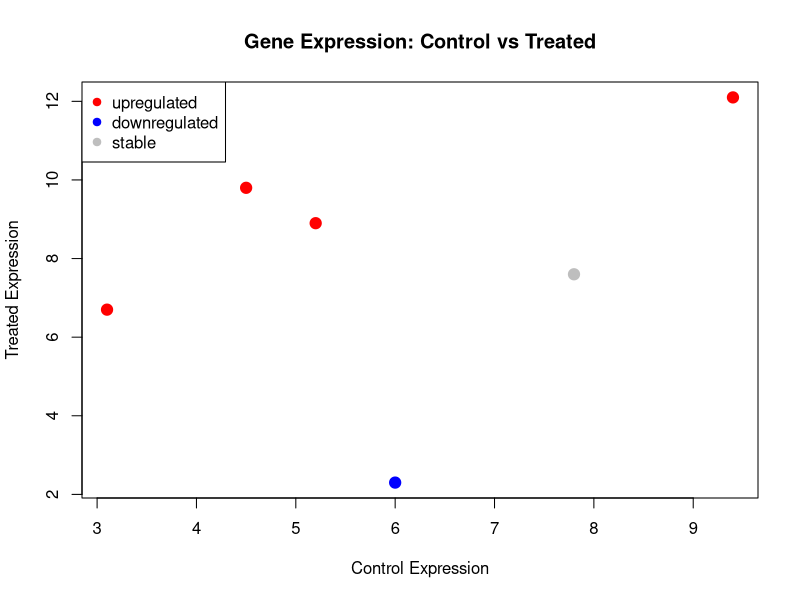

Generate this figure with R:
gene_names <- c("BRCA1", "TP53", "EGFR", "MYC", "PTEN", "KRAS")
control    <- c(5.2, 7.8, 3.1, 9.4, 6.0, 4.5)
treated    <- c(8.9, 7.6, 6.7, 12.1, 2.3, 9.8)
chromosome <- c("17", "17", "7", "8", "10", "12")

fold_change   <- treated / control
status_char   <- ifelse(fold_change > 1.2, "upregulated",
                        ifelse(fold_change < 0.8, "downregulated", "stable"))
classification <- factor(status_char, levels = c("upregulated", "downregulated", "stable"))

gene_info <- list(
  names = gene_names,
  stats = list(control = control, treated = treated),
  source = "RNA-Seq Gene Expression Study - Control vs Treated"
)

selected_source <- gene_info$source
print(selected_source)

gene_info$date_analyzed <- "2026-06-06"

gene_df <- data.frame(
  gene_names     = gene_names,
  control        = control,
  treated        = treated,
  chromosome     = chromosome,
  fold_change    = round(fold_change, 2),
  classification = classification,
  stringsAsFactors = FALSE
)

chr17_subset <- gene_df[gene_df$chromosome == "17", ]
print(chr17_subset)

gene_df$log2_fc <- round(log2(gene_df$fold_change), 2)

sorted_indices <- order(gene_df$fold_change, decreasing = TRUE)
gene_df_sorted <- gene_df[sorted_indices, ]
print(gene_df_sorted)

write.csv(gene_df_sorted, file = "gene_df_sorted.csv", row.names = FALSE)

point_colors <- c("upregulated" = "red", "downregulated" = "blue", "stable" = "gray")

png(filename = "expression_plot.png", width = 800, height = 600)
plot(
  x = gene_df$control, 
  y = gene_df$treated,
  col = point_colors[gene_df$classification],
  pch = 19,
  cex = 1.5,
  xlab = "Control Expression",
  ylab = "Treated Expression",
  main = "Gene Expression: Control vs Treated"
)
legend("topleft", legend = levels(gene_df$classification), col = point_colors, pch = 19)
dev.off()
